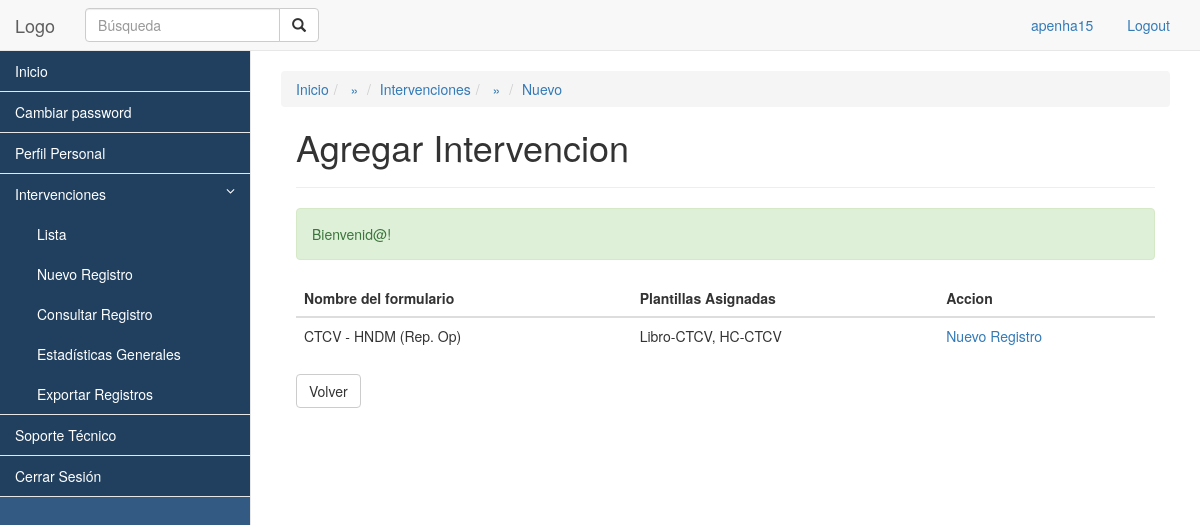
The app's page /intervenciones/nuevo (signed in) with its own data.
### tables this page shows
CREATE TABLE IF NOT EXISTS `formulario` (
  `id` int(11) NOT NULL AUTO_INCREMENT,
  `nombre` varchar(200) NOT NULL,
  `campos` text NOT NULL,
  `creado` timestamp NOT NULL DEFAULT CURRENT_TIMESTAMP,
  PRIMARY KEY (`id`),
  UNIQUE KEY `nombre` (`nombre`)
);

CREATE TABLE IF NOT EXISTS `plantilla` (
  `id` int(11) NOT NULL AUTO_INCREMENT,
  `nombre` varchar(200) NOT NULL,
  `url` text NOT NULL,
  `usuario_id` int(11) NOT NULL,
  `created` timestamp NOT NULL DEFAULT CURRENT_TIMESTAMP,
  PRIMARY KEY (`id`),
  UNIQUE KEY `nombre` (`nombre`)
);

### core/kumbia/bootstrap.php (called while the page is built, shortened)
<?php
require CORE_PATH . 'kumbia/util.php';
require CORE_PATH . 'kumbia/config.php';
function auto($class)
{
    if ($class == 'ActiveRecord') {
        return include APP_PATH . 'libs/active_record.php';
    }
    if ($class == 'Load') {
        return include CORE_PATH . 'kumbia/load.php';
    }
    $class = Util::smallcase($class);
}
require APP_PATH . 'libs/app_controller.php';
try {
    View::render(Router::execute($url), $url);
} catch (KumbiaException $e) {
    KumbiaException::handle_exception($e);
}
exit();

### public_html/index.php (called while the page is built, shortened)
<?php
$url = isset($_GET['_url']) ? $_GET['_url'] : '/';
require CORE_PATH . 'kumbia/bootstrap.php';

### core/libs/db/adapters/mysqli.php (called while the page is built, shortened)
<?php
class DbMySQLi extends DbBase implements DbBaseInterface
{
    public $id_connection;
    public function connect($config)
    {
        $this->id_connection = new mysqli($config['host'], $config['username'], $config['password'], $config['name'], $config['port']);
        if (isset($config['charset'])) $this->id_connection->set_charset($config['charset']);
        return TRUE;
    }
    public function query($sql_query)
    {
        if ($result_query = mysqli_query($this->id_connection, $sql_query)) {
            return $result_query;
        } else {
            $this->last_result_query = false;
            throw new KumbiaException($this->error(" al ejecutar <em>\"$sql_query\"</em>"));
        }
    }
    public function fetch_array($result_query='', $opt=MYSQLI_BOTH)
    {
        return mysqli_fetch_array($result_query, $opt);
    }
    public function describe_table($table, $schema='')
    {
        if ($schema == '') {
            return $this->fetch_all("DESCRIBE `$table`");
        } else {
            return $this->fetch_all("DESCRIBE `$schema`.`$table`");
        }
    }
}

### core/libs/db/db_base.php (called while the page is built, shortened)
<?php
class DbBase
{
    public function in_query($sql)
    {
        $q = $this->query($sql);
        $results = array();
        if ($q) {
            while ($row = $this->fetch_array($q)) {
                $results[] = $row;
            }
        }
        return $results;
    }
    public function fetch_all($sql)
    {
        return $this->in_query($sql);
    }
}

### core/libs/kumbia_active_record/kumbia_active_record.php (called while the page is built, shortened)
<?php
require CORE_PATH . 'libs/db/db.php';
class KumbiaActiveRecord
{
    protected $db;
    protected $database;
    protected $schema;
    protected $source;
    protected $debug = false;
    protected $logger = false;
    protected static $models = array();
    function __construct($data=null)
    {
        $this->_connect();
    }
    protected function _model_name()
    {
        if (!$this->source) {
            $this->source = Util::smallcase(get_class($this));
        }
    }
    protected function _connect($new_connection = false)
    {
        if (!is_object($this->db) || $new_connection) {
            $this->db = Db::factory($this->database, $new_connection);
        }
        $this->db->debug = $this->debug;
        $this->db->logger = $this->logger;
        $this->dump();
    }
    protected function dump()
    {
        if ($this->source) {
            $this->source = str_replace(";", '', strtolower($this->source));
        } else {
            $this->_model_name();
            if (!$this->source) {
                return false;
            }
        }
        $table = $this->source;
        $schema = $this->schema;
        if (!count(self::get_meta_data($this->source))) {
            $this->_dump_info($table, $schema);
        } else {
            if (!$this->is_dumped()) {
                $this->_dumped = true;
                $this->_dump_info($table, $schema);
            }
        }
        return true;
    }
    protected function _dump_info($table, $schema = '')
    {
        if (!count(self::get_meta_data($table))) {
            $meta_data = $this->db->describe_table($table, $schema);
        }
        foreach (self::get_meta_data($table) as $field) {
            $aliasAux = $field['Field'];
            if (substr($field['Field'], strlen($field['Field']) - 3, 3) == '_id') {
                $aliasAux = substr($field['Field'], 0, -3);
            }
        }
        return true;
    }
    public function find_all_by_sql($sqlQuery)
    {
        $results = array();
        foreach ($this->db->fetch_all($sqlQuery) as $result) {
            $results[] = $this->dump_result($result);
        }
        return $results;
    }
    public function dump_result($result)
    {
        $obj = clone $this;
        if (is_array($result)) {
            foreach ($result as $k => $r) {
                if (!is_numeric($k)) {
                    $obj->$k = stripslashes($r);
                }
            }
        }
        return $obj;
    }
    static function get_meta_data($table)
    {
        if (isset(self::$models[$table])) {
            return self::$models[$table];
        } elseif (PRODUCTION) {
            $metadata = Cache::driver()->get($table, 'kumbia.models');
            if ($metadata) {
                return self::$models[$table] = unserialize($metadata);
            }
        }
        return array();
    }
    static function set_meta_data($table, $meta_data)
    {
        self::$models[$table] = $meta_data;
        return true;
    }
    public function __sleep()
    {
        $this->db = null;
        return array_keys(get_object_vars($this));
    }
}

### default/app/controllers/intervenciones_controller.php (called while the page is built, shortened)
<?php
class IntervencionesController extends AppController{
	public function nuevo(){
		$q = "SELECT
				formulario.nombre as nombre_formulario,
				formulario.id as id_formulario
			  FROM
			  formulario_plantilla
			  INNER JOIN plantilla on formulario_plantilla.plantilla_id = plantilla.id
			  INNER JOIN formulario on formulario_plantilla.formulario_id = formulario.id
			  INNER JOIN usuario_equipo on usuario_equipo.usuario_id = '".Auth::get('id')."'
			  INNER JOIN equipo on formulario_plantilla.equipo_id = usuario_equipo.equipo_id
			  where usuario_equipo.activo ='1'
			  group by nombre_formulario";
		$this->formularios_disponibles = Load::model('formulario_plantilla')->find_all_by_sql($q);
	}
}
 ?>

### core/kumbia/router.php (called while the page is built, shortened)
<?php
final class Router
{
    private static $_vars = array(
        'method' => NULL,
        'route' => NULL,
        'module' => NULL,
        'controller' => 'index',
        'action' => 'index',
        'parameters' => array(),
        'controller_path' => 'index'
    );
	public static function execute($url)
	{
        self::$_vars['route'] = $url;
        self::$_vars['method'] = $_SERVER['REQUEST_METHOD'];
		return self::_dispatch();
	}
    private static function _rewrite($url)
    {
        $url_items = explode('/', trim($url, '/'));
        self::$_vars['controller'] = current($url_items);
        self::$_vars['controller_path'] = (self::$_vars['module']) ? "$url_items[0]/$url_items[1]" : current($url_items);
        if (next($url_items) === false) return;
        self::$_vars['action'] = current($url_items);
        if (next($url_items) === false) return;
        self::$_vars['parameters'] = array_slice($url_items, key($url_items));
    }
    private static function _dispatch()
    {
        extract(self::$_vars, EXTR_OVERWRITE);
        $cont = new $app_controller($module, $controller, $action, $parameters);
		try {
			$reflectionMethod = new ReflectionMethod($cont, $cont->action_name);
		} catch (ReflectionException $e) {
			throw new KumbiaException(null, 'no_action');
		}
		try {
			$reflectionMethod->invokeArgs($cont, $cont->parameters);
		} catch (ReflectionException $e) {
			throw new KumbiaException(null, 'no_action');
		}
        $cont->k_callback();
        return $cont;
    }
}

### core/kumbia/util.php (called while the page is built, shortened)
<?php
class Util
{
    public static function camelcase($s, $lower=FALSE)
    {
        return str_replace(' ', '', ucwords(str_replace('_', ' ', $s)));
    }
    public static function smallcase($s)
    {
        return strtolower(preg_replace('/([A-Z])/', "_\\1", self::lcfirst($s)));
    }
    public static function lcfirst($s)
    {
        $s[0] = strtolower($s[0]);
        return $s;
    }
}

### core/kumbia/load.php (called while the page is built, shortened)
<?php
class Load
{
    public static function model($model, $params = NULL)
    {
        $Model = Util::camelcase(basename($model));
        return new $Model($params);
    }
}

### core/kumbia/config.php (called while the page is built, shortened)
<?php
final class Config
{
    protected static $_vars = array();
    public static function get($var)
    {
        $namespaces = explode('.', $var);
        switch (count($namespaces)) {
            case 3:
                if (isset(self::$_vars[$namespaces[0]][$namespaces[1]][$namespaces[2]])) {
                    return self::$_vars[$namespaces[0]][$namespaces[1]][$namespaces[2]];
                }
                break;
        }
        return NULL;
    }
    public static function & read($file, $force = FALSE)
    {
        self::$_vars[$file] = parse_ini_file(APP_PATH . "config/$file.ini", TRUE);
        return self::$_vars[$file];
    }
}

### core/libs/db/db.php (called while the page is built, shortened)
<?php
require_once dirname(__FILE__) . '/db_base.php';
class Db
{
    protected static $_connections = array();
    public static function factory($database = null, $new = false)
    {
        if (!$database) {
            $database = Config::get('config.application.database');
        }
        if (isset(self::$_connections[$database])) {
            return self::$_connections[$database];
        }
        return self::$_connections[$database] = self::connect($database);
    }
    private static function connect($database)
    {
        $databases = Config::read('databases');
        $config = $databases[$database];
        $default = array('port' => 0, 'dsn' => NULL, 'dbname' => NULL, 'host' => 'localhost', 'username' => NULL, 'password' => NULL);
        $config = $config + $default;
        return new $dbclass($config);
    }
}

### core/extensions/helpers/tag.php (called while the page is built, shortened)
<?php
class Tag
{
    protected static $_css = array();
    public static function css($src, $media = 'screen')
    {
        self::$_css[] = array('src' => $src, 'media' => $media);
    }
    public static function getCss()
    {
        return self::$_css;
    }
}

### default/app/views/intervenciones/nuevo.phtml (the view, shortened to what this page needs)
<table class="table">
	<thead>
		<th>Nombre del formulario</th>
		<th>Plantillas Asignadas</th>
		<th>Accion</th>
	</thead>
	<?php foreach ($formularios_disponibles as $key => $value): ?>
		<tr>
			<td><?php echo $value->nombre_formulario ?></td>
			<td>
				<?php $plantillas = Load::model('plantilla')->find_all_by_sql("SELECT plantilla . *
																			FROM plantilla
																			INNER JOIN formulario_plantilla b ON b.plantilla_id = plantilla.id
																			WHERE b.formulario_id = '$value->id_formulario'
																			GROUP BY plantilla.id")
																			?>
				<?php $c=count($plantillas) ?>
				<?php $cuenta = 0 ?>
				<?php foreach ($plantillas as $key1 => $value1): ?>
					<?php if ($cuenta==$c-1): ?>
						<?php echo $value1->nombre ?>
					<?php else: ?>
						<?php echo $value1->nombre."," ?>
					<?php endif ?>
					<?php $cuenta++ ?>
				<?php endforeach ?>
			</td>
			<td><?php echo Html::link("intervenciones/crear/{$value->id_formulario}","Nuevo Registro") ?></td>
		</tr>
	<?php endforeach ?>
</table>
<?php echo Html::link("#","Volver","class='btn btn-default'") ?>
<br><br>

### core/extensions/helpers/html.php (shortened to what this page needs)
<?php
class Html
{
    public static function link($action, $text, $attrs = NULL)
    {
        return '<a href="' . PUBLIC_PATH . "$action\" $attrs >$text</a>";
    }
    public static function includeCss()
    {
        $code = '';
        foreach (Tag::getCss() as $css) {
            $code .= '<link href="' . PUBLIC_PATH . "css/{$css['src']}.css\" rel=\"stylesheet\" type=\"text/css\" media=\"{$css['media']}\" />" . PHP_EOL;
        }
        return $code;
    }
}

### default/app/views/_shared/templates/usuario.phtml (style rules this page uses)
#side-menu a { background-color: #21405f; color:white; }

### records on screen
formulario: nombre "CTCV - HNDM (Rep. Op)"
plantilla: nombre "Libro-CTCV"
plantilla: nombre "HC-CTCV"

### other values on screen
$text "Logo Logout Inicio Cambiar password Perfil Personal Lista Nuevo Registro Consultar Registro Inicio Intervenciones Volver"
Auth::get("usuario") "apenha15"
$crumb['title'] "Nuevo"
$titulo "Agregar Intervencion"
$_SESSION['KUMBIA.CONTENT'] "Bienvenid@!"
